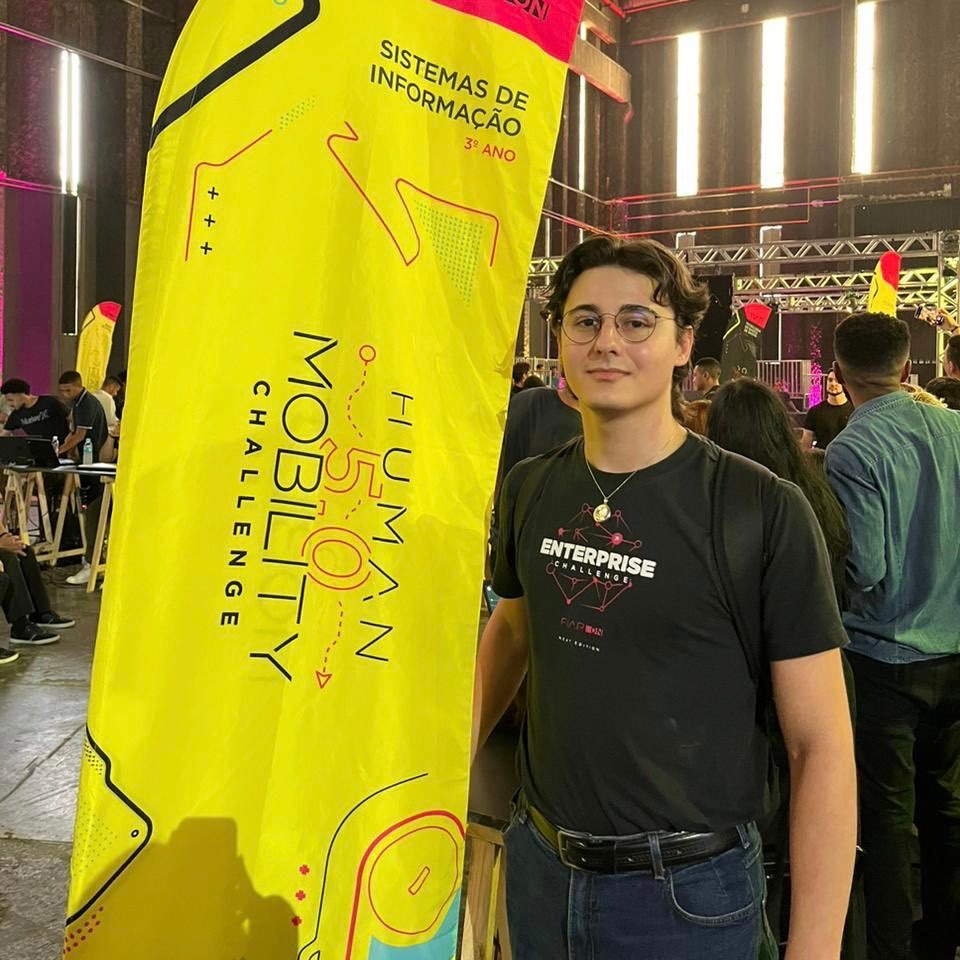
#> input picture me.jpeg, 960 x 960 px
$ jupyter execute app.ipynb   (shell and % lines are left out)
#> lines starting #> are read from the running program, lines starting #| are printed output that depends on the picture; after the words box and inside, x2 and y2 are one past the last pixel; in counts of white or black regions, pixels touching at a corner belong together
[cell 1]
import cv2 as cv
from matplotlib import pyplot as plt


image = cv.imread("me.jpeg")
#> image is the input picture: shape (960, 960, 3); mean B, G, R 41.4, 128.7, 141.3
image = cv.cvtColor(image, cv.COLOR_RGB2BGR)

print(image.shape)
#| (960, 960, 3)

plt.axis('off')
plt.imshow(image)
plt.show()

[cell 2]
import cv2 as cv
from matplotlib import pyplot as plt


gray_image = cv.imread("me.jpeg", 0)
#> gray_image: shape (960, 960); min 0, max 255, mean 122.5

print(gray_image.shape)
#| (960, 960)

plt.axis('off')
plt.imshow(gray_image, cmap="gray")
plt.show()

[cell 3]
import cv2 as cv
from matplotlib import pyplot as plt


image = cv.imread("me.jpeg", 0)
thresh = 127
max = 255
ret, binary_image = cv.threshold(image, thresh, max, cv.THRESH_BINARY)
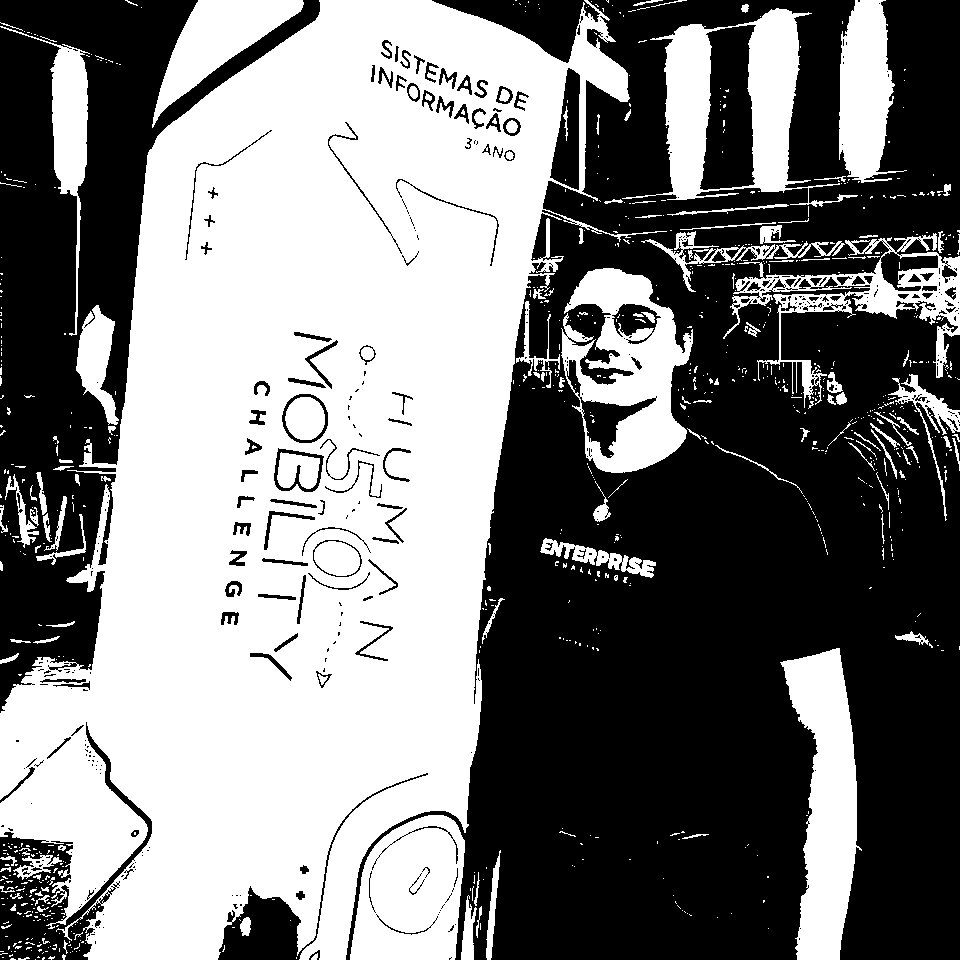
#> binary_image: shape (960, 960); 49.3% white; 841 white regions (703 under 20 px), largest, box (x1, y1, x2, y2) and area: (0, 0, 667, 960) 345917, (622, 8, 858, 207) 14950, (780, 648, 862, 960) 14642
#> ret = 127

print(ret, binary_image)
#> (printed output is left out)

plt.axis('off')
plt.imshow(binary_image, cmap="gray")
plt.show()

[cell 4]
import cv2 as cv
from matplotlib import pyplot as plt


image = cv.imread("me.jpeg", 0)
max = 255
thresh = cv.adaptiveThreshold(image, max, cv.ADAPTIVE_THRESH_MEAN_C, cv.THRESH_BINARY, 21, 10)
#> thresh: shape (960, 960); 82.6% white; 2735 black regions (2241 under 20 px), largest, box (x1, y1, x2, y2) and area: (1, 0, 320, 472) 12936, (763, 622, 960, 960) 7121, (467, 276, 547, 833) 6563

print(thresh)
#> (printed output is left out)

plt.axis("off")
plt.imshow(thresh, cmap="gray")
plt.show()

_, thresh = cv.threshold(image, max, 255, cv.THRESH_BINARY | cv.THRESH_OTSU)
#> thresh: shape (960, 960); 50.7% white; 525 black regions (382 under 20 px), largest, box (x1, y1, x2, y2) and area: (346, 0, 960, 960) 335780, (0, 0, 320, 706) 78448, (0, 722, 152, 960) 6852

print(thresh)
#> (printed output is left out)

plt.axis("off")
plt.imshow(thresh, cmap="gray")
plt.show()

[cell 5]
import cv2 as cv
from matplotlib import pyplot as plt


print(cv.__version__)

image = cv.imread("me.jpeg", cv.IMREAD_GRAYSCALE)

plt.hist(image.ravel(), 256, [0, 256])
plt.show()
#> figure, not shown here; tallest bar 19566 high, from x = 203 to 204

[cell 6]
import cv2 as cv
from matplotlib import pyplot as plt


image = cv.imread("me.jpeg", cv.IMREAD_GRAYSCALE)
image = cv.equalizeHist(image)
#> image: shape (960, 960)

print(image)
#> (printed output is left out)

plt.imshow(image * 2, cmap="Greys_r", vmin=0, vmax=255)
plt.show()
plt.hist(image.ravel(), 256, [0, 256])
plt.show()
#> figure, not shown here; tallest bar 19566 high, from x = 225 to 226

[cell 7]
import cv2 as cv
from matplotlib import pyplot as plt


image = cv.imread("me.jpeg")
image = cv.cvtColor(image, cv.COLOR_BGR2RGB)
red = image[:, :, 0]
green = image[:, :, 1]
blue = image[:, :, 2]

for y in range(0, image.shape[0]):
    for x in range(0, image.shape[1]):
        if green[y][x] <= 220 or blue[y][x] >= 240:
            image[y][x] = 0
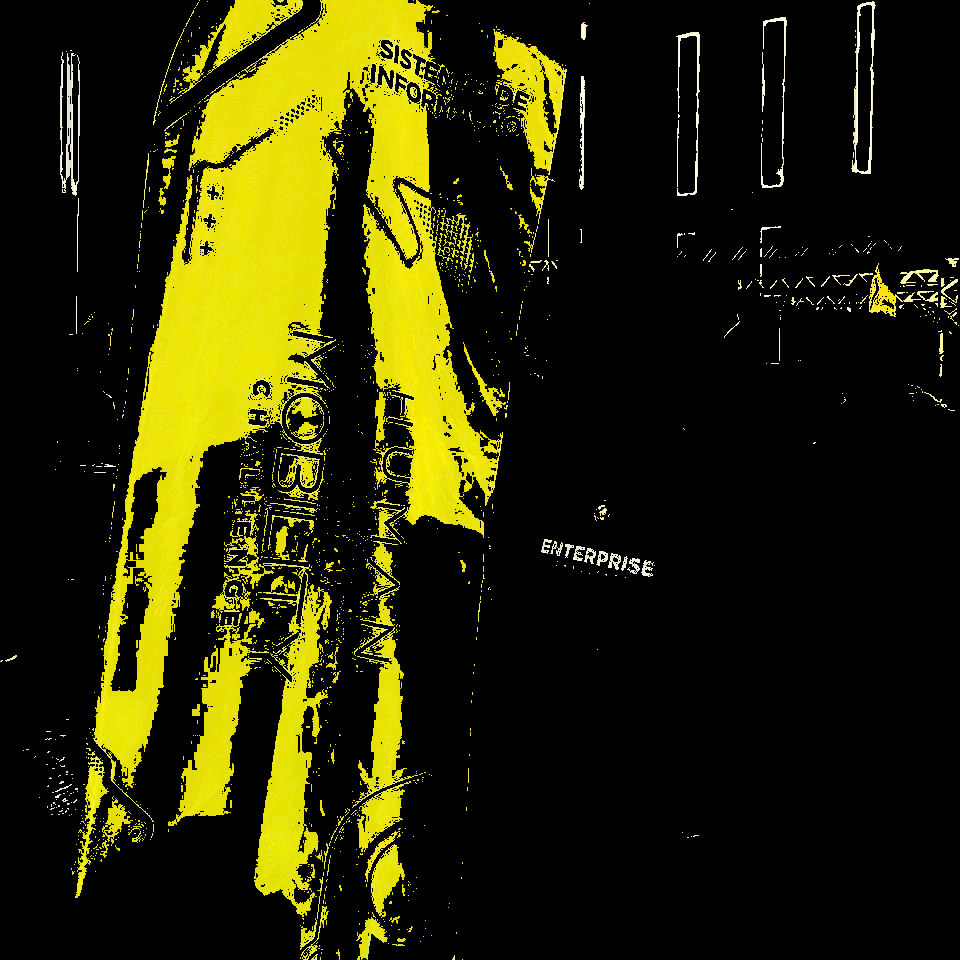
#> image: shape (960, 960, 3); mean R, G, B 41.2, 39.9, 4.2

plt.axis("off")
plt.imshow(image, interpolation="none")
plt.show()

[cell 8]
import cv2 as cv
import numpy as np
from matplotlib import pyplot as plt


image = cv.imread("me.jpeg", cv.IMREAD_GRAYSCALE)

plt.axis("off")
plt.imshow(image, cmap="gray")
plt.show()

mean = 50
sigma = 20
gaussian = np.random.normal(mean, sigma, (image.shape[0], image.shape[1]))
noise = image + gaussian

plt.axis("off")
plt.imshow(gaussian, cmap="gray")
plt.show()

plt.axis("off")
plt.imshow(noise, cmap="gray")
plt.show()

cv.imwrite("me_noise.jpeg", noise)

plt.axis("off")
plt.imshow(noise - image, cmap="gray")
plt.show()

[cell 9]
import cv2 as cv
from matplotlib import pyplot as plt

first_image = cv.imread("me.jpeg", cv.IMREAD_GRAYSCALE)
second_image = cv.imread("other_me.jpeg", cv.IMREAD_GRAYSCALE)
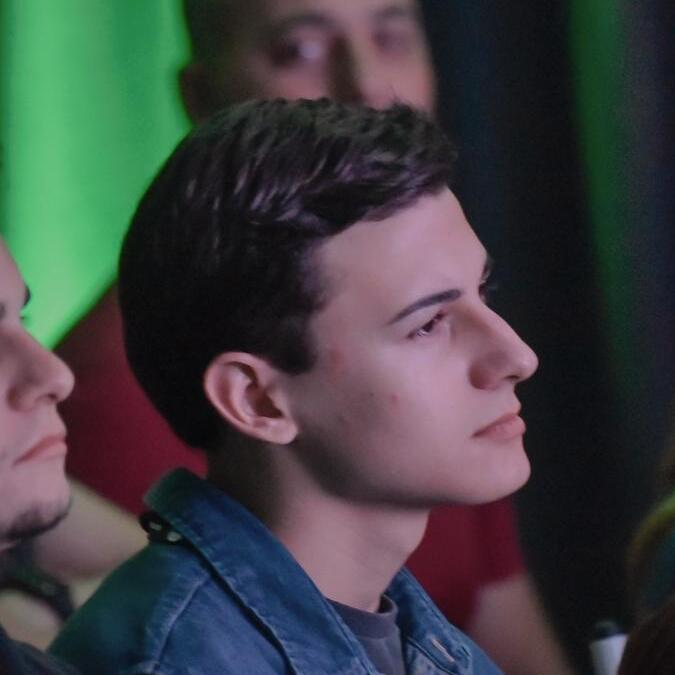
#> input picture other_me.jpeg, 675 x 675 px
#> second_image: shape (675, 675); min 3, max 176, mean 63.1
first_image = cv.resize(first_image, (second_image.shape[0], second_image.shape[1]))
alpha = 0.5
blended_image = cv.addWeighted(first_image, alpha, second_image, alpha, 0)

plt.axis("off")
plt.imshow(first_image, cmap="gray")
plt.show()

plt.axis("off")
plt.imshow(second_image, cmap="gray")
plt.show()

plt.axis("off")
plt.imshow(blended_image, cmap="gray")
plt.show()

[cell 10]
import cv2 as cv
import numpy as np
from matplotlib import pyplot as plt

sizes = (250, 250)
radius = sizes[0]

mask = np.zeros(sizes, dtype="uint8")
cv.circle(mask, sizes, radius, 255, -1)
#> mask: shape (250, 250); 78.1% white; 1 black region, box (x1, y1, x2, y2) and area: (0, 0, 250, 250) 13670
plt.imshow(mask, cmap="gray")
plt.show()

mask = np.zeros(sizes, dtype="uint8")
cv.circle(mask, sizes, radius, 255, 1)
#> mask: shape (250, 250); 0.56% white in thin lines or dots
plt.imshow(mask, cmap="gray")
plt.show()

[cell 11]
import cv2 as cv
from matplotlib import pyplot as plt


image = cv.imread("me.jpeg", cv.IMREAD_GRAYSCALE)

plt.imshow(cv.bitwise_not(image), cmap="gray")
plt.show()

[cell 12]
import cv2 as cv
import numpy as np
from matplotlib import pyplot as plt


mask = np.zeros((960, 960), dtype="uint8")
cv.circle(mask, (600, 600), 400, 255, -1)
#> mask: shape (960, 960); 52.5% white; 2 black regions, box (x1, y1, x2, y2) and area: (0, 0, 960, 960) 424952, (777, 777, 960, 960) 13145

image = cv.imread("me.jpeg", cv.IMREAD_GRAYSCALE)

plt.axis("off")
plt.imshow(cv.bitwise_and(image, mask), cmap="gray")
plt.show()

plt.axis("off")
plt.imshow(cv.bitwise_xor(image, mask), cmap="gray")
plt.show()
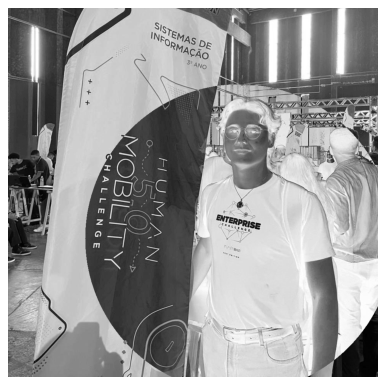
#> figure drawn by matplotlib, 1 panel

[cell 13]
import cv2 as cv
import numpy as np
from matplotlib import pyplot as plt


image = cv.imread("me.jpeg", cv.IMREAD_GRAYSCALE)

kernel = np.array([
    [1, 1, 1, 1, 1],
    [1, 1, 1, 1, 1],
    [1, 1, 1, 1, 1],
    [1, 1, 1, 1, 1],
    [1, 1, 1, 1, 1],
])

sum = np.sum(kernel)
kernel = kernel / (sum if sum != 0 else 1)

image_filtered = cv.filter2D(image, -1, kernel)
image_blurred = cv.blur(image, (20, 60), 0)
image_gaussian = cv.GaussianBlur(image, (35, 35), 0)

plt.figure(figsize=(15, 15))

plt.subplot(141)
plt.imshow(image, cmap="gray")
plt.title("Original")
plt.axis("off")

plt.subplot(142)
plt.imshow(image_filtered, cmap="gray")
plt.title("Filtered")
plt.axis("off")

plt.subplot(143)
plt.imshow(image_blurred, cmap="gray")
plt.title("Blurred")
plt.axis("off")

plt.subplot(144)
plt.imshow(image_gaussian, cmap="gray")
plt.title("Gaussian")
plt.axis("off")

plt.show()

[cell 14]
import cv2 as cv
import numpy as np
from matplotlib import pyplot as plt


image = cv.imread("me.jpeg", cv.IMREAD_GRAYSCALE)

kernel = np.array([
    [-1, -1, -1],
    [-1, 9, -1],
    [-1, -1, -1],
])

filtered_image = cv.filter2D(image, -1, kernel)
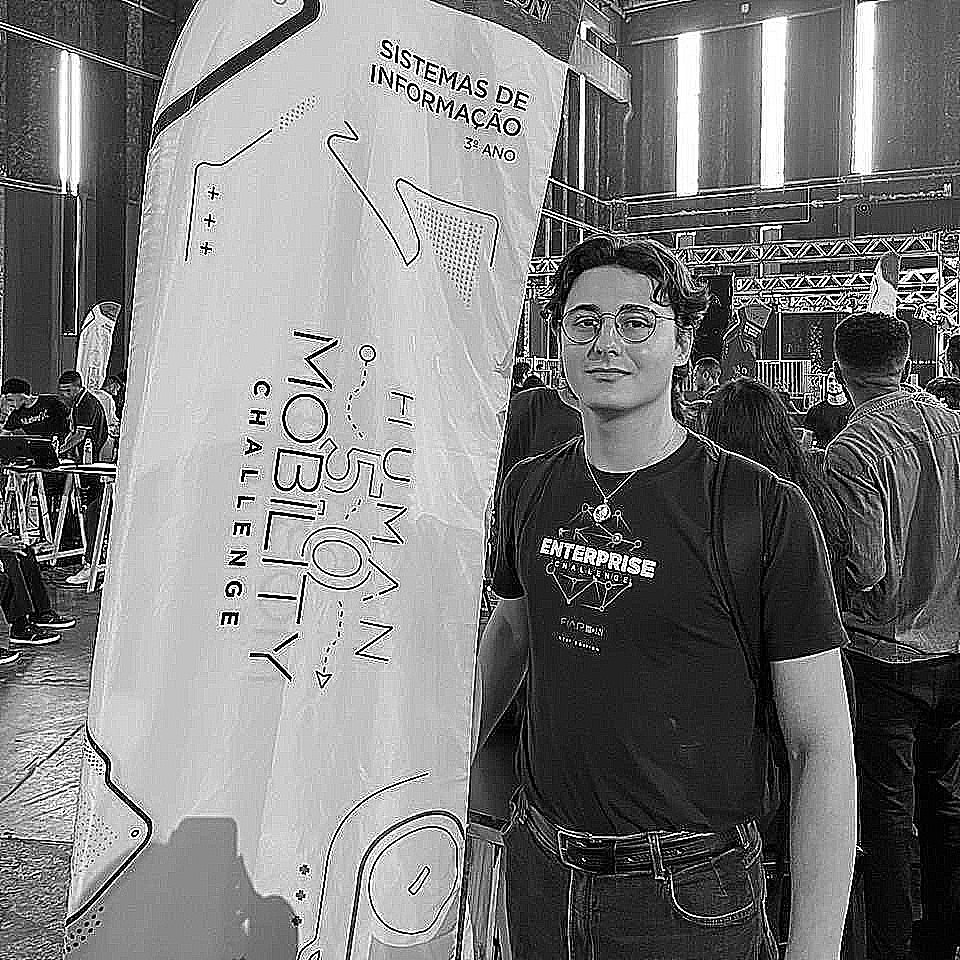
#> filtered_image: shape (960, 960); min 0, max 255, mean 123.2

plt.figure(figsize=(20, 20))

plt.subplot(141)
plt.imshow(image, cmap="gray")
plt.title("Original")
plt.axis("off")

plt.subplot(142)
plt.imshow(filtered_image, cmap="gray")
plt.title("Filtered")
plt.axis("off")

plt.show()

[cell 15]
import cv2 as cv
import numpy as np
from matplotlib import pyplot as plt


image = cv.imread("me.jpeg", cv.IMREAD_GRAYSCALE)
image = cv.Laplacian(image, cv.CV_64F, ksize=3)
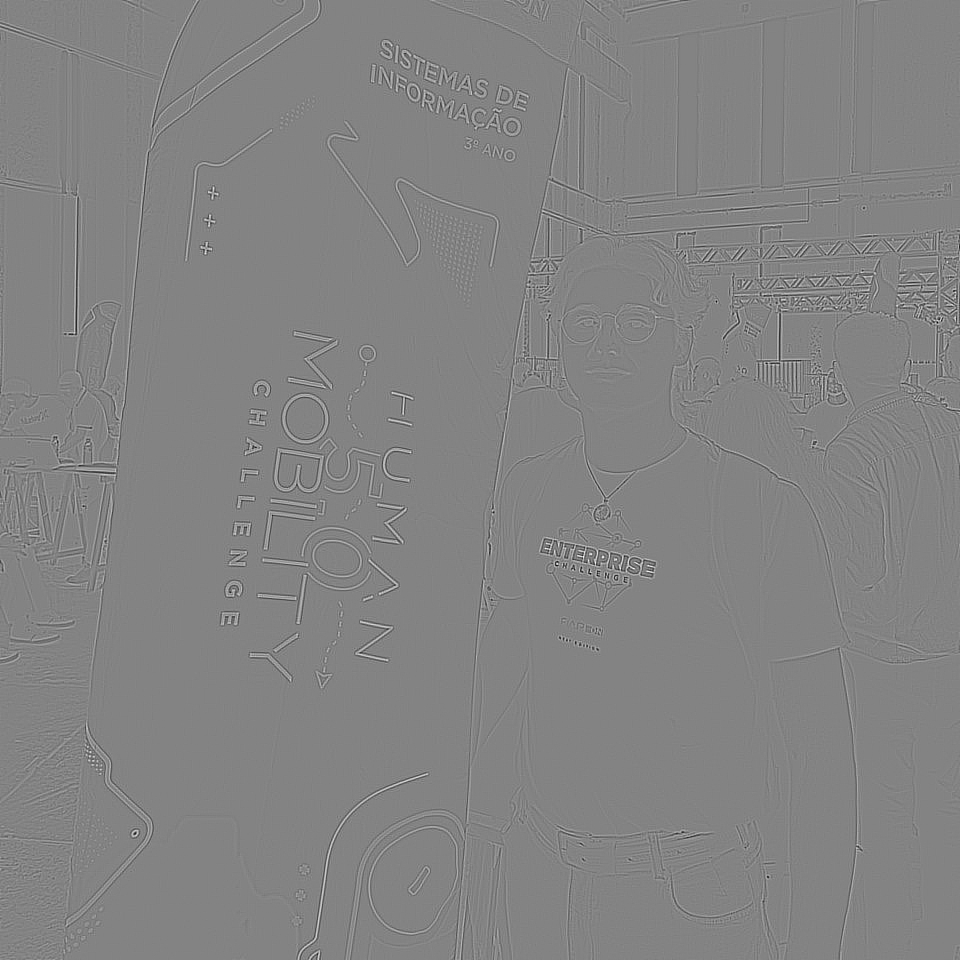
#> image: shape (960, 960) float64; min -1344, max 1264, mean 0; drawn with min black and max white

plt.axis("off")
plt.imshow(image, cmap="gray")
plt.show()
